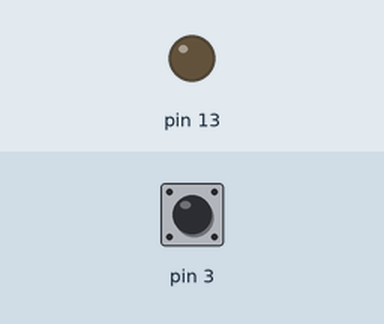
Bench run of a sketch on a simulated Arduino Uno, built with avr-gcc and run on an emulated ATmega328P. Shown: output pins drawn as LEDs (lit = HIGH). The inputs (shaded band) are chosen by the test bench; at power-on: pin 3 HIGH. What the sketch prints to the serial monitor is not drawn.

Above: at 1.2 s.
1.3 s: pin 3 pulled LOW for 0.15 s
At 1.37 s:
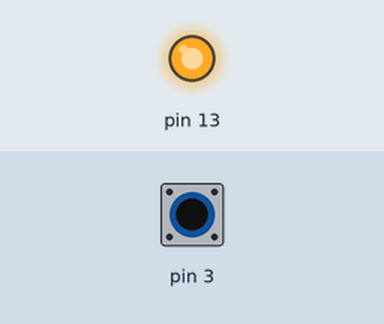
2.9 s: pin 3 pulled LOW for 3.2 s
At 7.4 s:
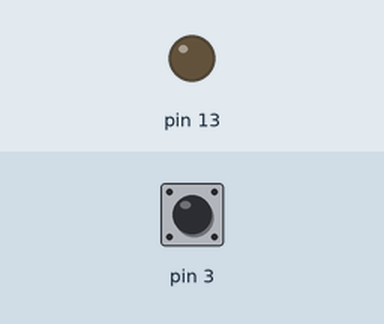
Timing chart, 0 to 8.9 s (numbered marks = the images above; inputs shaded):
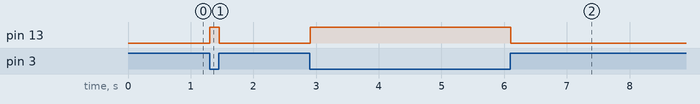

Measured:
- after the input at 1.3 s, pin 13: LOW → HIGH at once, → LOW 0.15 s later
- after the input at 2.9 s, pin 13: LOW → HIGH at once, → LOW 3.2 s later

The sketch:

sketch_oct28b2.ino
```cpp
void setup() {
  // put your setup code here, to run once:
  pinMode(13, OUTPUT); // 디지털 13번 핀을 출력 핀으로 설정
  pinMode(3, INPUT_PULLUP); //디지털 3번 핀을 입력 핀으로 설정
  Serial.begin(9600);
}

void loop() {
  // put your main code here, to run repeatedly:
  Serial.println(digitalRead(3));
  // 풀업 회로 : 버튼 안 누르면 HIGH, 누르면 LOW
  if(digitalRead(3) == LOW) // 버튼이 눌렸으면
  {
    digitalWrite(13, HIGH);
  }
  else
    digitalWrite(13, LOW);
//  delay(1000);
//  delay(3000);

}
```
